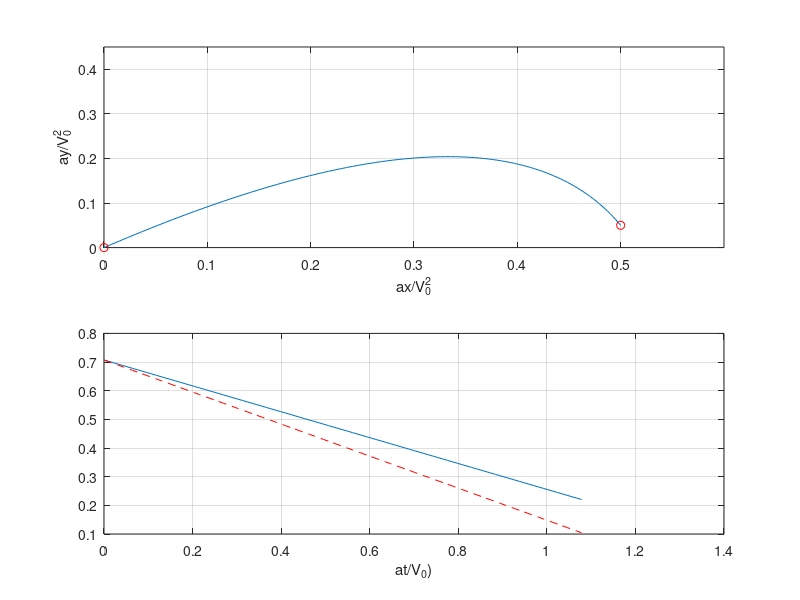

Source code (MATLAB): (Note: this script raises an error after producing the figure.)
% Script p4_4_08.m; min tf to specified point with gravity, spec. 
% V0, ga0; (u,v) in V0, (x,y) in V0^2/a, t in V0/a;   2/97, 3/29/02
%
xf=.5; yf=.05; c=pi/180; ga0=c*45; g=1/3; cg=cos(ga0); sg=sin(ga0);
T=roots([1-g^2 4*g*sg -4-4*g*yf 8*(xf*cg+yf*sg) -4*(xf^2+yf^2)]); 
for i=1:4,
   if abs(imag(T(i)))>0; T(i)=1e9; elseif T(i)<0; T(i)=1e9; end
end; 
tf=real(min(T)); th=atan2(yf-tf*sg+g*tf^2/2,xf-tf*cg);
t=tf*[0:.01:1]; un=ones(1,101); x=cg*t+t.^2*cos(th)/2;
y=sg*t+t.^2*(sin(th)-g)/2; u=cg*un+t*cos(th); v=sg*un+t*(sin(th)+g);
%
figure(1); clf; subplot(211), plot(x,y,xf,yf,'ro',0,0,'ro'); grid
axis([0 .6 0 .45]); xlabel('ax/V_0^2'); ylabel('ay/V_0^2')
subplot(212), plot(t,u,t,v,'r--'); grid; xlabel('at/V_0)')
legend('u/V_0','v/V_0',3)
